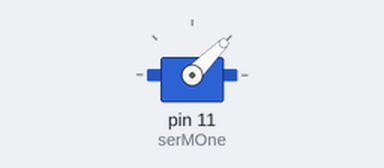
A sketch run on a simulated Arduino Uno, built with avr-gcc and run on an emulated ATmega328P. On the bench: servo.

Above: at 0.05 s.
At 1.55 s:
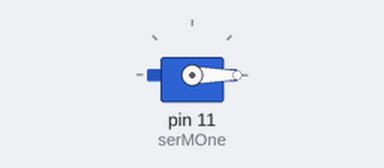
At 3.05 s:
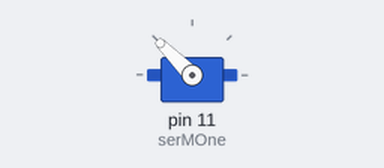
At 6.0 s:
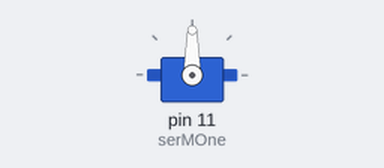
Timing chart, 0 to 7.8 s (numbered marks = the images above):
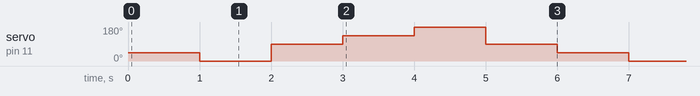

The sketch:

3_Servo_Controlling.ino
```cpp
#include<Servo.h>
Servo serMOne;
void setup()
{
  serMOne.attach(11);
}
void loop()
{
  serMOne.write(45);
  delay(1000);
  serMOne.write(0);
  delay(1000);
  serMOne.write(90);
  delay(1000);
  serMOne.write(135);
  delay(1000);
  serMOne.write(180);
  delay(1000);
  serMOne.write(90);
  delay(1000);
}
```

Measured:
- by itself, servo on pin 11 (serMOne): repeats every 6.0 s: 90° 1.0 s, 135° 1.0 s, 180° 1.0 s, 90° 1.0 s, 45° 1.0 s, 0° 1.0 s
